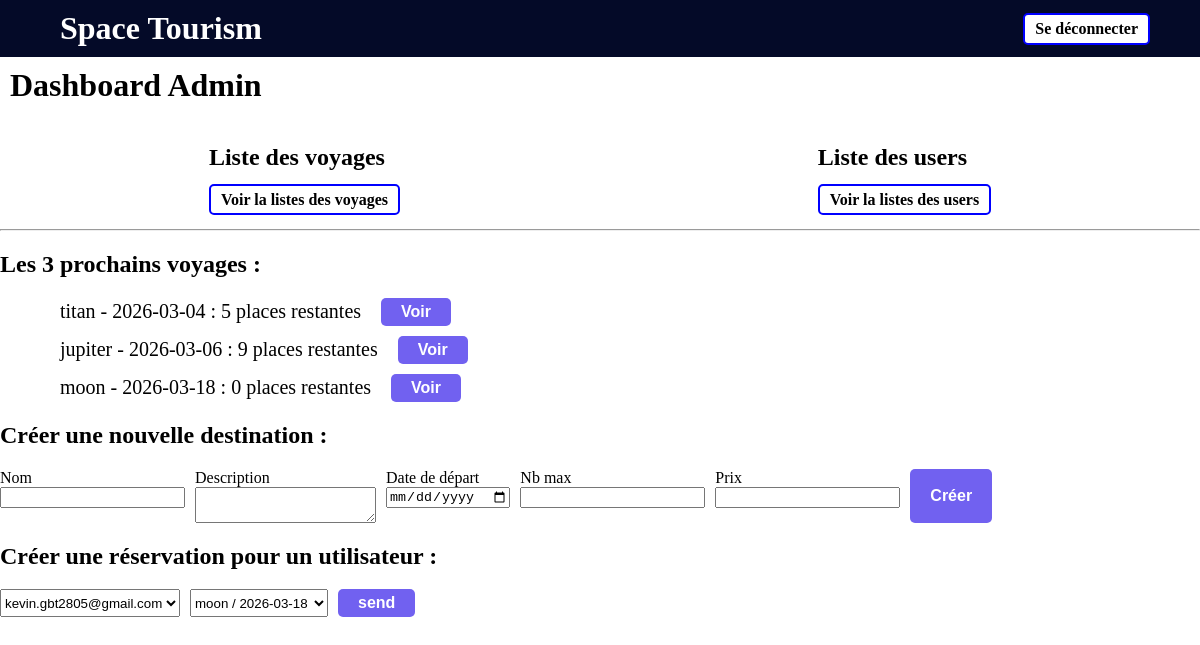
/admin/index.php (signed in), run on the app's committed database.
### tables this page shows
CREATE TABLE `product` (
  `id` int(11) NOT NULL AUTO_INCREMENT,
  `name` varchar(256) NOT NULL,
  `illustration` varchar(256) DEFAULT NULL,
  `departure_date` date NOT NULL,
  `max_passengers` int(11) NOT NULL,
  `price` int(11) NOT NULL,
    PRIMARY KEY (id)
);

### classes/AbstractRepository.php (called while the page is built, shortened)
<?php
abstract class AbstractRepository
{
    public function __construct()
    {
        $this->db = new PDO("mysql:host={$_ENV['db_host']};dbname={$_ENV['db_name']};port={$_ENV['db_port']}", $_ENV['db_user'], $_ENV['db_password']);
    }
}

### classes/dbProduct.php (called while the page is built, shortened)
<?php
class DbProduct extends AbstractRepository
{
public function fetchAllProduct(): array
{
    $stmt = $this->db->prepare('SELECT * FROM product');
    $stmt->execute();
    return $stmt->fetchAll(PDO::FETCH_CLASS, Product::class);
}
public function fetchNextProduct(): array
{
    $stmt = $this->db->prepare('SELECT * FROM product ORDER BY departure_date LIMIT 3');
    $stmt->execute();
    return $stmt->fetchAll(PDO::FETCH_CLASS, Product::class);
}
}

### classes/dbReservation.php (called while the page is built, shortened)
<?php
class DbReservation extends AbstractRepository
{
public function fetchCountReservationbyId(int $id): int
{
    $stmt = $this->db->prepare('SELECT COUNT(reservation.id) AS count FROM reservation WHERE product_id = :id');
    $stmt->bindValue(':id', $id);
    $stmt->execute();
    return $count = $stmt->fetchColumn();
}
}

### classes/dbUser.php (called while the page is built, shortened)
<?php
class DbUser extends AbstractRepository
{
public function fetchAllUser(): array
{
    $stmt = $this->db->prepare('SELECT * FROM user');
    $stmt->execute();
    return $stmt->fetchAll(PDO::FETCH_CLASS, User::class);
}
}

### admin/index.php (the view, shortened to what this page needs)
<?php
$dbUser = new DbUser();
$dbProduct = new DbProduct();
$dbReservation = new DbReservation();
$resultUser = $dbUser->fetchAllUser();
$resultProduct = $dbProduct->fetchAllProduct();
$nextVoyages = $dbProduct->fetchNextProduct();
?>
<!DOCTYPE html>
<html lang="en">
<head>
    <link rel="stylesheet" href="../style.css">
</head>
<body>
    <div class="header">
        <h1>Space Tourism</h1>
        <a href="../logout.php">Se déconnecter</a>
    </div>
    <h1>Dashboard Admin</h1>
    <div class="liste">
        <div>
            <h2>Liste des voyages</h2>
            <a href="/admin/listVoyage.php">Voir la listes des voyages</a>
        </div>
        <div>
            <h2>Liste des users</h2>
            <a href="/admin/listUser.php">Voir la listes des users</a>
        </div>
    </div>
    <hr>
    <h2>Les 3 prochains voyages :</h2>
    <ul>
        <?php foreach ($nextVoyages as $product) {
            $voyageurCount = $dbReservation->fetchCountReservationbyId($product->id);
            $decompte = $product->max_passengers - $voyageurCount;
        ?>
            <li>
                <?= sprintf('%s - %s : %d places restantes', $product->name, $product->departure_date, $decompte ?: "Inconnu") ?>
                <form action="/admin/voyage.php" method="get">
                    <button type="submit">Voir</button>
                </form>
            </li>
        <?php } ?>
    </ul>
    <h2>Créer une nouvelle destination :</h2>
    <form action="/admin/function.php" method="post" class="form">
        <div>
            <label for="">Nom</label>
            <input type="text" name="name">
        </div>
        <div>
            <label for="">Description</label>
            <textarea name="illustration" id=""></textarea>
        </div>
        <div>
            <label for="">Date de départ</label>
            <input type="date" name="departure_date">
        </div>
        <div>
            <label for="">Nb max</label>
            <input type="number" name="max_passengers">
        </div>
        <div>
            <label for="">Prix</label>
            <input type="number" name="price">
        </div>
        <button type="submit">Créer</button>
    </form>
    <h2>Créer une réservation pour un utilisateur :</h2>
    <form action="/admin/function.php" method="post" class="form">
        <select name="user" id="">
            <?php foreach ($resultUser as $user) : ?>
                <option value="<?= $user->id ?>"><?= $user->email ?></option>
            <?php endforeach; ?>
        </select>
        <select name="product" id="">
            <?php foreach ($resultProduct as $product) : ?>
                <option value="<?= $product->id ?>"><?= $product->name ?> / <?= $product->departure_date ?> </option>
            <?php endforeach; ?>
        </select>
        <button type="submit">send</button>
    </form>
</body>
</html>

### style.css (style rules this page uses)
body { margin: 0px; }
ul { margin-block-end: 0; margin-block-start: 0; margin-bottom: 20px; }
form { display: flex; }
li { display: flex; align-items: center; font-size: 20px; font-weight: 500; margin-left: 20px; gap: 20px; margin-bottom: 10px; }
.liste { display: flex; justify-content: space-around; margin-block: 20px; }
h1 { margin: 10px 10px; }
form div { display: flex; flex-direction: column; align-items: start; }
button { padding: 5px 20px; border-radius: 5px; background-color: rgb(113, 97, 240); border: none; color: white; font-size: 16px; font-weight: 600; }
.form { display: flex; gap: 10px; margin-bottom: 20px; }
a { padding: 5px 10px; border: solid 2px blue; border-radius: 5px; text-decoration: none; color: black; font-weight: 600; }
.header { display: flex; background-color: rgb(4, 10, 40); color: white; justify-content: space-between; padding-inline: 50px; }
.header a { background-color: white; align-self: center; }

### data on the page
product: name "titan", departure_date "2026-03-04", decompte "5"
product: name "jupiter", departure_date "2026-03-06", decompte "9"
product: name "moon", departure_date "2026-03-18", decompte "0"

### other printed values
form field user "kevin.gbt2805@gmail.com"
form field product "moon / 2026-03-18"
